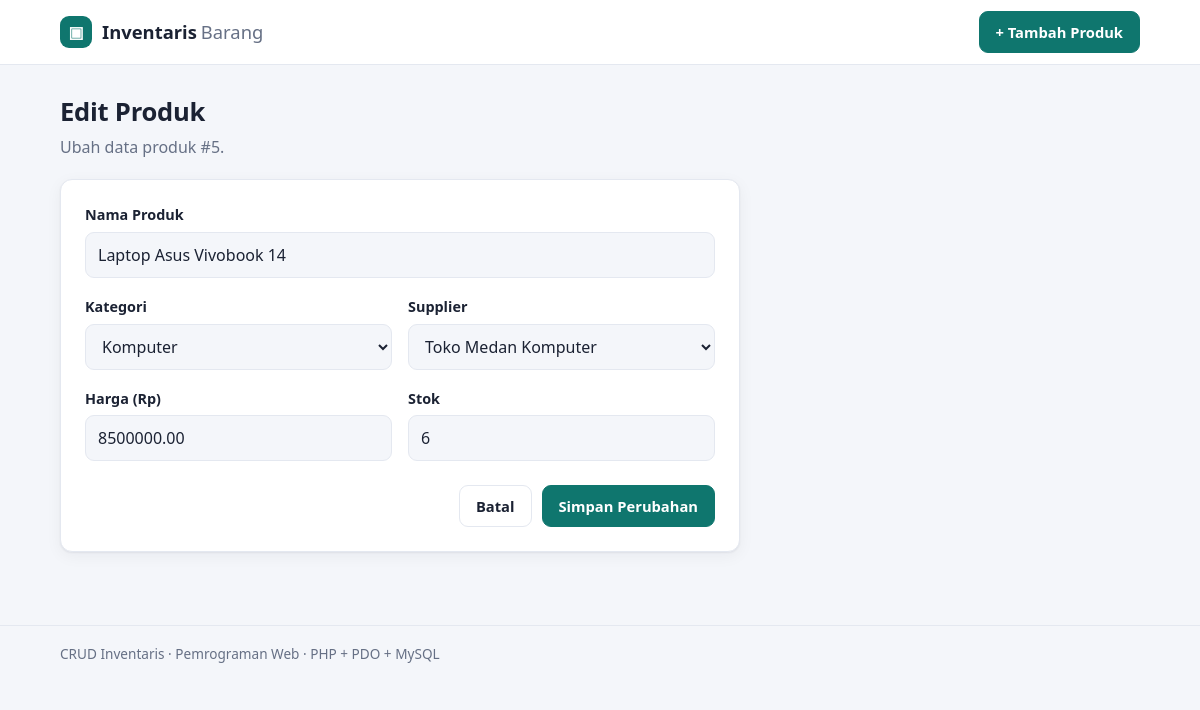
/edit.php?id=5, run on the app's committed database.
### tables this page shows
CREATE TABLE products (
  id          INT AUTO_INCREMENT PRIMARY KEY,
  name        VARCHAR(150)  NOT NULL,
  category_id INT           NOT NULL,
  supplier_id INT           NOT NULL,
  price       DECIMAL(12,2) NOT NULL,
  stock       INT           NOT NULL DEFAULT 0,
  FOREIGN KEY (category_id) REFERENCES categories(id),
  FOREIGN KEY (supplier_id) REFERENCES suppliers(id)
);

CREATE TABLE categories (
  id   INT AUTO_INCREMENT PRIMARY KEY,
  name VARCHAR(100) NOT NULL UNIQUE
);

CREATE TABLE suppliers (
  id    INT AUTO_INCREMENT PRIMARY KEY,
  name  VARCHAR(100) NOT NULL,
  phone VARCHAR(20)
);

### includes/helpers.php (called while the page is built, shortened)
<?php
function e(mixed $value): string
{
    return htmlspecialchars((string) $value, ENT_QUOTES, 'UTF-8');
}
function fetch_lookups(PDO $pdo): array
{
    $categories = $pdo->query('SELECT id, name FROM categories ORDER BY name')->fetchAll();
    $suppliers  = $pdo->query('SELECT id, name FROM suppliers ORDER BY name')->fetchAll();
    return [$categories, $suppliers];
}

### includes/form.php (the view, shortened to what this page needs)
<form method="POST" action="<?= e($action) ?>" class="card form" novalidate>
  <div class="field <?= isset($errors['name']) ? 'field--error' : '' ?>">
    <label for="name">Nama Produk</label>
    <input type="text" id="name" name="name" maxlength="150" required
           value="<?= e($product['name'] ?? '') ?>" placeholder="mis. Mouse Wireless">
  </div>
  <div class="grid-2">
    <div class="field <?= isset($errors['category_id']) ? 'field--error' : '' ?>">
      <label for="category_id">Kategori</label>
      <select id="category_id" name="category_id" required>
        <?php foreach ($categories as $c): ?>
          <option value="<?= e($c['id']) ?>"
            <?= (int) ($product['category_id'] ?? 0) === (int) $c['id'] ? 'selected' : '' ?>>
            <?= e($c['name']) ?>
          </option>
        <?php endforeach; ?>
      </select>
    </div>
    <div class="field <?= isset($errors['supplier_id']) ? 'field--error' : '' ?>">
      <label for="supplier_id">Supplier</label>
      <select id="supplier_id" name="supplier_id" required>
        <?php foreach ($suppliers as $s): ?>
          <option value="<?= e($s['id']) ?>"
            <?= (int) ($product['supplier_id'] ?? 0) === (int) $s['id'] ? 'selected' : '' ?>>
            <?= e($s['name']) ?>
          </option>
        <?php endforeach; ?>
      </select>
    </div>
  </div>
  <div class="grid-2">
    <div class="field <?= isset($errors['price']) ? 'field--error' : '' ?>">
      <label for="price">Harga (Rp)</label>
      <input type="number" id="price" name="price" min="0" step="0.01" required
             value="<?= e($product['price'] ?? '') ?>" placeholder="0">
    </div>
    <div class="field <?= isset($errors['stock']) ? 'field--error' : '' ?>">
      <label for="stock">Stok</label>
      <input type="number" id="stock" name="stock" min="0" step="1" required
             value="<?= e($product['stock'] ?? '0') ?>">
    </div>
  </div>
  <div class="form__actions">
    <a class="btn btn--ghost" href="index.php">Batal</a>
    <button type="submit" class="btn btn--primary"><?= e($submitLabel) ?></button>
  </div>
</form>

### assets/style.css (style rules this page uses)
:root { --bg: #f4f6fa; --surface: #ffffff; --ink: #1b2233; --muted: #667085; --line: #e4e8f0; --brand: #0f766e; --brand-ink: #ffffff; --brand-soft: #e1f4f1; --danger: #c2294a; --danger-soft: #fdeaee; --ok: #0f7a4a; --ok-soft: #e3f6ec; --warn: #b45309; --warn-soft: #fef1dc; --radius: 12px; --shadow: 0 1px 2px rgba(16, 24, 40, .06), 0 4px 16px rgba(16, 24, 40, .05); }
* { box-sizing: border-box; }
body { margin: 0; background: var(--bg); color: var(--ink); font-family: system-ui, -apple-system, "Segoe UI", Roboto, "Helvetica Neue", Arial, sans-serif; line-height: 1.5; -webkit-font-smoothing: antialiased; }
.btn { display: inline-flex; align-items: center; justify-content: center; gap: 6px; padding: 9px 16px; border-radius: 9px; border: 1px solid var(--line); background: var(--surface); color: var(--ink); font: inherit; font-weight: 600; font-size: .92rem; cursor: pointer; text-decoration: none; transition: background .15s, border-color .15s, transform .05s; }
.btn--primary { background: var(--brand); border-color: var(--brand); color: var(--brand-ink); }
.btn--ghost { background: transparent; }
.card { background: var(--surface); border: 1px solid var(--line); border-radius: var(--radius); box-shadow: var(--shadow); }
.form { padding: 24px; max-width: 680px; display: grid; gap: 18px; }
.grid-2 { display: grid; grid-template-columns: 1fr 1fr; gap: 16px; }
.field { display: flex; flex-direction: column; gap: 6px; }
.field label { font-weight: 600; font-size: .9rem; }
.field input, .field select { padding: 10px 12px; border-radius: 9px; border: 1px solid var(--line); background: var(--bg); color: var(--ink); font: inherit; }
.form__actions { display: flex; justify-content: flex-end; gap: 10px; padding-top: 6px; }

### data on the page
products: name "Laptop Asus Vivobook 14", category_id "Komputer", supplier_id "Toko Medan Komputer", price "8500000.00", stock "6"

### other printed values
$id "5"
$submitLabel "Simpan Perubahan"
